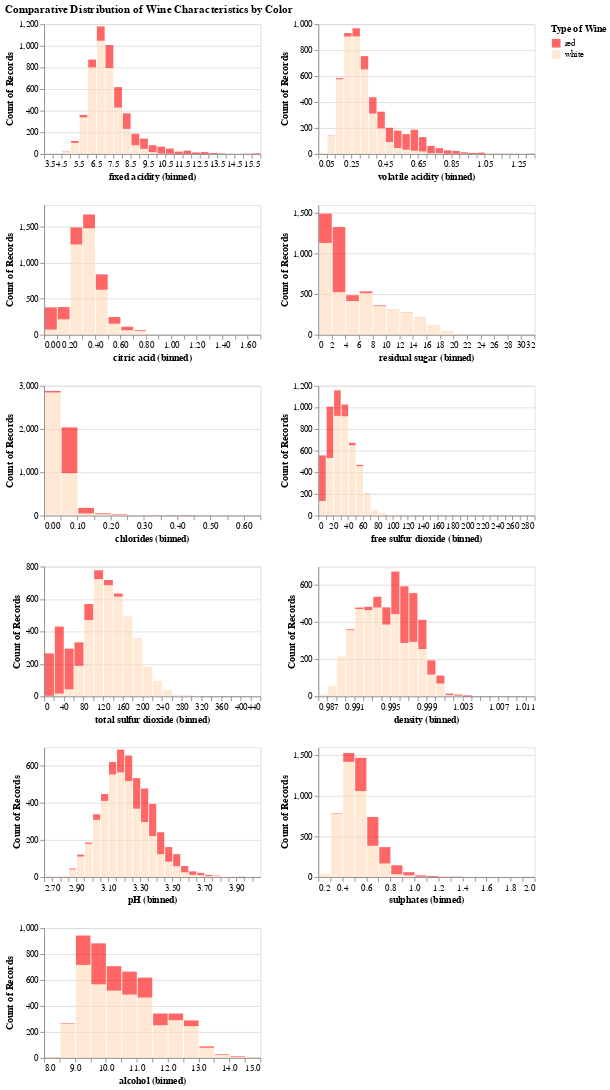

Write notebook code for a chart like this one.
### Code cell
# Generating histograms to visualize the effects of all numerical variables to the type of wines

numeric_hist_plots = alt.Chart(wine_train).mark_bar(opacity=0.6).encode(
    alt.X(alt.repeat(), type='quantitative', bin=alt.Bin(maxbins=30)),
    y='count()',
        color=alt.Color('color', 
                    legend=alt.Legend(title="Type of Wine"), 
                    scale=alt.Scale(domain=['red', 'white'], 
                                    range=['red', 'peachpuff'])
                   )
).properties(height=150, width=250
            ).repeat(repeat=numeric_cols, columns=2, title='Comparative Distribution of Wine Characteristics by Color')

numeric_hist_plots
